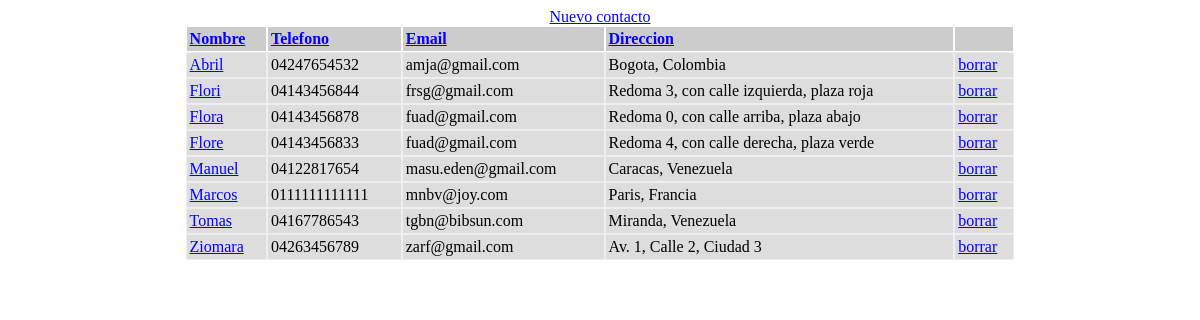
The app's page /?orderby=email with its own data.
### tables this page shows
CREATE TABLE IF NOT EXISTS `contacts` (
  `id` int(11) NOT NULL AUTO_INCREMENT,
  `name` varchar(128) NOT NULL,
  `phone` varchar(64) DEFAULT NULL,
  `email` varchar(255) DEFAULT NULL,
  `address` varchar(255) DEFAULT NULL,
  PRIMARY KEY (`id`)
);

### index.php (called while the page is built)
<?php
require_once 'controller/ContactsController.php';
$controller = new ContactsController();
$controller->handleRequest();
?>

### model/ContactsService.php (called while the page is built, shortened)
<?php
require_once 'model/ContactsGateway.php';
class ContactsService {
    private $contactsGateway    = NULL;
    public function __construct() {
        $this->contactsGateway = new ContactsGateway();
    }
    public function getAllContacts($order) {
        try {
            $res = $this->contactsGateway->selectAll($order);
            return $res;
        } catch (Exception $e) {
            $this->closeDb();
            throw $e;
        }
    }
}
?>

### model/ContactsGateway.php (called while the page is built, shortened)
<?php
class ContactsGateway {
    public function selectAll($order) {
        $dbOrder =  mysql_real_escape_string($order);
        $dbres = mysql_query("SELECT * FROM contacts ORDER BY $dbOrder ASC");
        $contacts = array();
        while ( ($obj = mysql_fetch_object($dbres)) != NULL ) {
            $contacts[] = $obj;
        }
        return $contacts;
    }
}
?>

### view/contacts.php (the view, shortened to what this page needs)
<!DOCTYPE html>
<html>
    <head>
    </head>
    <body>
        <div style="position: relative;" align=center > <a href="index.php?op=new">Nuevo contacto</a></div>
        <table class="contacts" border="0"  cellspacing="0" align=center >
            <thead>
                <tr>
                    <th><a href="?orderby=name">Nombre</a></th>
                    <th><a href="?orderby=phone">Telefono</a></th>
                    <th><a href="?orderby=email">Email</a></th>
                    <th><a href="?orderby=address">Direccion</a></th>
                    <th>&nbsp;</th>
                </tr>
            </thead>
            <tbody>
            <?php foreach ($contacts as $contact): ?>
                <tr>
                    <td><a href="index.php?op=show&id=<?php print $contact->id; ?>"><?php print htmlentities($contact->name); ?></a></td>
                    <td><?php print htmlentities($contact->phone); ?></td>
                    <td><?php print htmlentities($contact->email); ?></td>
                    <td><?php print htmlentities($contact->address); ?></td>
                    <td><a href="index.php?op=delete&id=<?php print $contact->id; ?>">borrar</a></td>
                </tr>
            <?php endforeach; ?>
            </tbody>
        </table>
    </body>
</html>

### view/contacts.php (style rules this page uses)
table.contacts { width: 70%; }
table.contacts thead { text-align: left; }
table.contacts thead th { background-color: #cccccc; border: solid 1px #fff; padding: 3px; }
table.contacts tbody td { background-color: #dddddd; border: solid 1px #eee; padding: 3px; }
a, a:hover, a:active, a:visited { color: blue; text-decoration: underline; }

### records on screen
contacts: name "Abril", phone "04247654532", email "amja@gmail.com", address "Bogota, Colombia"
contacts: name "Flori", phone "04143456844", email "frsg@gmail.com", address "Redoma 3, con calle izquierda, plaza roja"
contacts: name "Flora", phone "04143456878", email "fuad@gmail.com", address "Redoma 0, con calle arriba, plaza abajo"
contacts: name "Flore", phone "04143456833", email "fuad@gmail.com", address "Redoma 4, con calle derecha, plaza verde"
contacts: name "Manuel", phone "04122817654", email "masu.eden@gmail.com", address "Caracas, Venezuela"
contacts: name "Marcos", phone "0111111111111", email "mnbv@joy.com", address "Paris, Francia"
contacts: name "Tomas", phone "04167786543", email "tgbn@bibsun.com", address "Miranda, Venezuela"
contacts: name "Ziomara", phone "04263456789", email "zarf@gmail.com", address "Av. 1, Calle 2, Ciudad 3"
